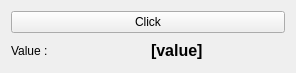
<?xml version="1.0" encoding="UTF-8"?>
<ui version="4.0">
 <class>Widget</class>
 <widget class="QWidget" name="Widget">
  <property name="geometry">
   <rect>
    <x>0</x>
    <y>0</y>
    <width>296</width>
    <height>73</height>
   </rect>
  </property>
  <property name="windowTitle">
   <string>Form</string>
  </property>
  <layout class="QVBoxLayout" name="verticalLayout_2">
   <item>
    <layout class="QVBoxLayout" name="verticalLayout">
     <item>
      <widget class="QPushButton" name="button">
       <property name="text">
        <string>Click</string>
       </property>
      </widget>
     </item>
     <item>
      <layout class="QHBoxLayout" name="horizontalLayout">
       <item>
        <widget class="QLabel" name="label">
         <property name="text">
          <string>Value : </string>
         </property>
        </widget>
       </item>
       <item>
        <widget class="QLabel" name="value_label">
         <property name="font">
          <font>
           <pointsize>12</pointsize>
           <bold>true</bold>
          </font>
         </property>
         <property name="text">
          <string>[value]</string>
         </property>
        </widget>
       </item>
      </layout>
     </item>
    </layout>
   </item>
  </layout>
 </widget>
 <resources/>
 <connections/>
</ui>
